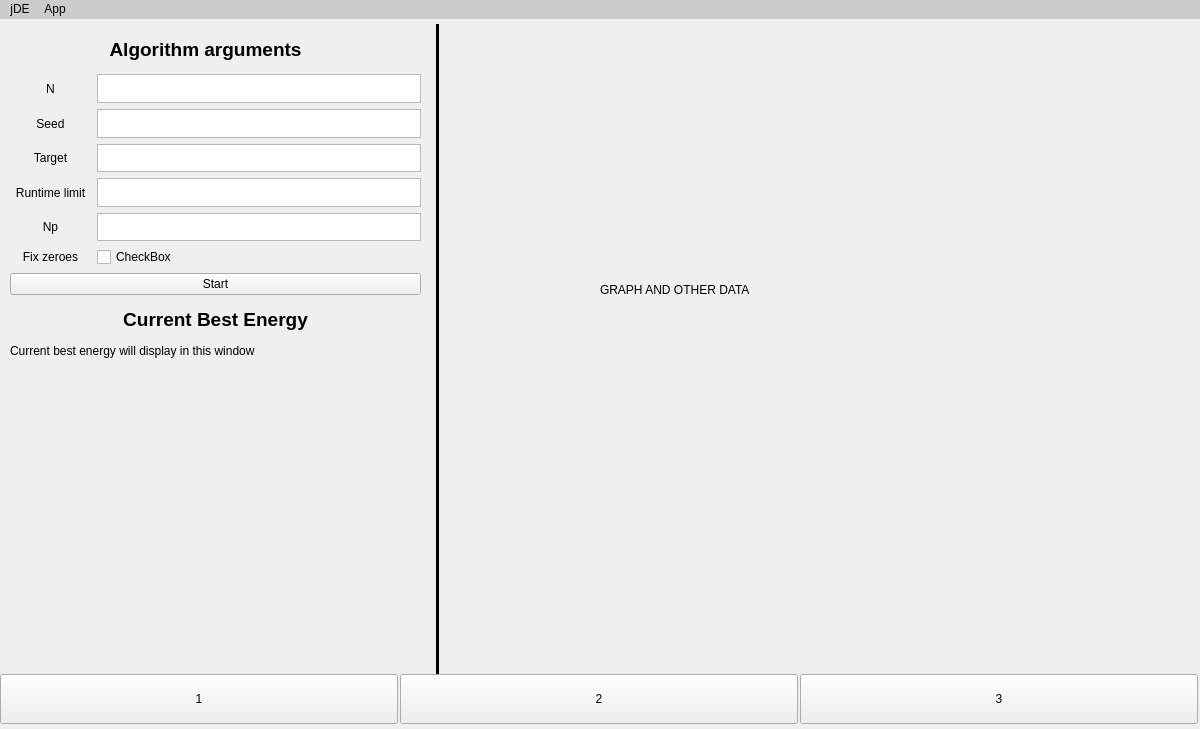
<?xml version="1.0" encoding="UTF-8"?>
<ui version="4.0">
 <class>MainWindow</class>
 <widget class="QMainWindow" name="MainWindow">
  <property name="geometry">
   <rect>
    <x>0</x>
    <y>0</y>
    <width>1200</width>
    <height>729</height>
   </rect>
  </property>
  <property name="windowTitle">
   <string>MainWindow</string>
  </property>
  <widget class="QWidget" name="centralwidget">
   <widget class="QPushButton" name="button_mainscreen">
    <property name="geometry">
     <rect>
      <x>0</x>
      <y>655</y>
      <width>398</width>
      <height>50</height>
     </rect>
    </property>
    <property name="text">
     <string>1</string>
    </property>
   </widget>
   <widget class="QPushButton" name="button_screen2">
    <property name="geometry">
     <rect>
      <x>400</x>
      <y>655</y>
      <width>398</width>
      <height>50</height>
     </rect>
    </property>
    <property name="text">
     <string>2</string>
    </property>
   </widget>
   <widget class="QPushButton" name="button_info">
    <property name="geometry">
     <rect>
      <x>800</x>
      <y>655</y>
      <width>398</width>
      <height>50</height>
     </rect>
    </property>
    <property name="text">
     <string>3</string>
    </property>
   </widget>
   <widget class="QLabel" name="test_label">
    <property name="geometry">
     <rect>
      <x>630</x>
      <y>360</y>
      <width>171</width>
      <height>41</height>
     </rect>
    </property>
    <property name="text">
     <string/>
    </property>
   </widget>
   <widget class="QStackedWidget" name="stackedWidget">
    <property name="geometry">
     <rect>
      <x>0</x>
      <y>5</y>
      <width>1200</width>
      <height>650</height>
     </rect>
    </property>
    <property name="autoFillBackground">
     <bool>false</bool>
    </property>
    <property name="currentIndex">
     <number>0</number>
    </property>
    <widget class="QWidget" name="page">
     <widget class="QWidget" name="gridLayoutWidget">
      <property name="geometry">
       <rect>
        <x>10</x>
        <y>50</y>
        <width>411</width>
        <height>221</height>
       </rect>
      </property>
      <layout class="QGridLayout" name="input_grid" rowstretch="0,0,0,0,0,0,0" columnstretch="1,4">
       <property name="sizeConstraint">
        <enum>QLayout::SizeConstraint::SetNoConstraint</enum>
       </property>
       <item row="2" column="0">
        <widget class="QLabel" name="label_5">
         <property name="sizePolicy">
          <sizepolicy hsizetype="Expanding" vsizetype="Preferred">
           <horstretch>0</horstretch>
           <verstretch>0</verstretch>
          </sizepolicy>
         </property>
         <property name="text">
          <string>Target</string>
         </property>
         <property name="alignment">
          <set>Qt::AlignmentFlag::AlignCenter</set>
         </property>
        </widget>
       </item>
       <item row="4" column="1">
        <widget class="QTextEdit" name="edit_np">
         <property name="sizePolicy">
          <sizepolicy hsizetype="Expanding" vsizetype="Preferred">
           <horstretch>0</horstretch>
           <verstretch>0</verstretch>
          </sizepolicy>
         </property>
        </widget>
       </item>
       <item row="1" column="1">
        <widget class="QTextEdit" name="edit_seed">
         <property name="sizePolicy">
          <sizepolicy hsizetype="Expanding" vsizetype="Preferred">
           <horstretch>0</horstretch>
           <verstretch>0</verstretch>
          </sizepolicy>
         </property>
        </widget>
       </item>
       <item row="1" column="0">
        <widget class="QLabel" name="label_4">
         <property name="sizePolicy">
          <sizepolicy hsizetype="Expanding" vsizetype="Preferred">
           <horstretch>0</horstretch>
           <verstretch>0</verstretch>
          </sizepolicy>
         </property>
         <property name="text">
          <string>Seed</string>
         </property>
         <property name="alignment">
          <set>Qt::AlignmentFlag::AlignCenter</set>
         </property>
        </widget>
       </item>
       <item row="4" column="0">
        <widget class="QLabel" name="label_7">
         <property name="sizePolicy">
          <sizepolicy hsizetype="Expanding" vsizetype="Preferred">
           <horstretch>0</horstretch>
           <verstretch>0</verstretch>
          </sizepolicy>
         </property>
         <property name="text">
          <string>Np</string>
         </property>
         <property name="alignment">
          <set>Qt::AlignmentFlag::AlignCenter</set>
         </property>
        </widget>
       </item>
       <item row="5" column="0">
        <widget class="QLabel" name="label_8">
         <property name="sizePolicy">
          <sizepolicy hsizetype="Expanding" vsizetype="Preferred">
           <horstretch>0</horstretch>
           <verstretch>0</verstretch>
          </sizepolicy>
         </property>
         <property name="text">
          <string>Fix zeroes</string>
         </property>
         <property name="alignment">
          <set>Qt::AlignmentFlag::AlignCenter</set>
         </property>
        </widget>
       </item>
       <item row="5" column="1">
        <widget class="QCheckBox" name="checkBox_opt">
         <property name="sizePolicy">
          <sizepolicy hsizetype="Expanding" vsizetype="Preferred">
           <horstretch>0</horstretch>
           <verstretch>0</verstretch>
          </sizepolicy>
         </property>
         <property name="text">
          <string>CheckBox</string>
         </property>
        </widget>
       </item>
       <item row="2" column="1">
        <widget class="QTextEdit" name="edit_target">
         <property name="sizePolicy">
          <sizepolicy hsizetype="Expanding" vsizetype="Preferred">
           <horstretch>0</horstretch>
           <verstretch>0</verstretch>
          </sizepolicy>
         </property>
        </widget>
       </item>
       <item row="0" column="0">
        <widget class="QLabel" name="label">
         <property name="sizePolicy">
          <sizepolicy hsizetype="Expanding" vsizetype="Preferred">
           <horstretch>0</horstretch>
           <verstretch>0</verstretch>
          </sizepolicy>
         </property>
         <property name="text">
          <string>N</string>
         </property>
         <property name="alignment">
          <set>Qt::AlignmentFlag::AlignCenter</set>
         </property>
        </widget>
       </item>
       <item row="0" column="1">
        <widget class="QTextEdit" name="edit_N">
         <property name="sizePolicy">
          <sizepolicy hsizetype="Expanding" vsizetype="Preferred">
           <horstretch>0</horstretch>
           <verstretch>0</verstretch>
          </sizepolicy>
         </property>
        </widget>
       </item>
       <item row="3" column="0">
        <widget class="QLabel" name="label_6">
         <property name="sizePolicy">
          <sizepolicy hsizetype="Expanding" vsizetype="Preferred">
           <horstretch>0</horstretch>
           <verstretch>0</verstretch>
          </sizepolicy>
         </property>
         <property name="text">
          <string>Runtime limit</string>
         </property>
         <property name="alignment">
          <set>Qt::AlignmentFlag::AlignCenter</set>
         </property>
        </widget>
       </item>
       <item row="3" column="1">
        <widget class="QTextEdit" name="edit_runtimelmt">
         <property name="sizePolicy">
          <sizepolicy hsizetype="Expanding" vsizetype="Preferred">
           <horstretch>0</horstretch>
           <verstretch>0</verstretch>
          </sizepolicy>
         </property>
        </widget>
       </item>
       <item row="6" column="0" colspan="2">
        <widget class="QPushButton" name="button_start">
         <property name="sizePolicy">
          <sizepolicy hsizetype="Expanding" vsizetype="Preferred">
           <horstretch>0</horstretch>
           <verstretch>0</verstretch>
          </sizepolicy>
         </property>
         <property name="text">
          <string>Start</string>
         </property>
        </widget>
       </item>
      </layout>
     </widget>
     <widget class="QFrame" name="frame">
      <property name="geometry">
       <rect>
        <x>436</x>
        <y>0</y>
        <width>3</width>
        <height>650</height>
       </rect>
      </property>
      <property name="styleSheet">
       <string notr="true">background-color: black;</string>
      </property>
      <property name="frameShape">
       <enum>QFrame::Shape::StyledPanel</enum>
      </property>
      <property name="frameShadow">
       <enum>QFrame::Shadow::Raised</enum>
      </property>
     </widget>
     <widget class="QLabel" name="label_9">
      <property name="geometry">
       <rect>
        <x>80</x>
        <y>280</y>
        <width>271</width>
        <height>31</height>
       </rect>
      </property>
      <property name="font">
       <font>
        <pointsize>14</pointsize>
        <bold>true</bold>
       </font>
      </property>
      <property name="text">
       <string>Current Best Energy</string>
      </property>
      <property name="alignment">
       <set>Qt::AlignmentFlag::AlignCenter</set>
      </property>
     </widget>
     <widget class="QLabel" name="label_10">
      <property name="geometry">
       <rect>
        <x>70</x>
        <y>10</y>
        <width>271</width>
        <height>31</height>
       </rect>
      </property>
      <property name="font">
       <font>
        <pointsize>14</pointsize>
        <bold>true</bold>
       </font>
      </property>
      <property name="text">
       <string>Algorithm arguments</string>
      </property>
      <property name="alignment">
       <set>Qt::AlignmentFlag::AlignCenter</set>
      </property>
     </widget>
     <widget class="QLabel" name="label_11">
      <property name="geometry">
       <rect>
        <x>600</x>
        <y>200</y>
        <width>341</width>
        <height>131</height>
       </rect>
      </property>
      <property name="text">
       <string>GRAPH AND OTHER DATA</string>
      </property>
     </widget>
     <widget class="QLabel" name="label_livedata">
      <property name="geometry">
       <rect>
        <x>10</x>
        <y>320</y>
        <width>411</width>
        <height>181</height>
       </rect>
      </property>
      <property name="sizePolicy">
       <sizepolicy hsizetype="Expanding" vsizetype="Expanding">
        <horstretch>0</horstretch>
        <verstretch>0</verstretch>
       </sizepolicy>
      </property>
      <property name="text">
       <string>Current best energy will display in this window</string>
      </property>
      <property name="alignment">
       <set>Qt::AlignmentFlag::AlignLeading|Qt::AlignmentFlag::AlignLeft|Qt::AlignmentFlag::AlignTop</set>
      </property>
     </widget>
     <widget class="QLabel" name="label_end_results">
      <property name="geometry">
       <rect>
        <x>10</x>
        <y>520</y>
        <width>231</width>
        <height>121</height>
       </rect>
      </property>
      <property name="text">
       <string/>
      </property>
      <property name="alignment">
       <set>Qt::AlignmentFlag::AlignLeading|Qt::AlignmentFlag::AlignLeft|Qt::AlignmentFlag::AlignTop</set>
      </property>
     </widget>
    </widget>
    <widget class="QWidget" name="page_2">
     <widget class="QLabel" name="label_2">
      <property name="geometry">
       <rect>
        <x>430</x>
        <y>200</y>
        <width>81</width>
        <height>31</height>
       </rect>
      </property>
      <property name="text">
       <string>Screen 2</string>
      </property>
     </widget>
    </widget>
    <widget class="QWidget" name="page_3">
     <widget class="QWidget" name="verticalLayoutWidget_2">
      <property name="geometry">
       <rect>
        <x>250</x>
        <y>30</y>
        <width>691</width>
        <height>611</height>
       </rect>
      </property>
      <layout class="QVBoxLayout" name="verticalLayout_2">
       <item>
        <widget class="QLabel" name="label_12">
         <property name="font">
          <font>
           <pointsize>12</pointsize>
          </font>
         </property>
         <property name="text">
          <string>This is a multi-threaded implementation of the jDE algorithm for solving the Lennard-Jones Clusters problem in C++. It optimizes the placement of atoms in 3D space to minimize the total energy of the system in a parallel fashion.</string>
         </property>
         <property name="wordWrap">
          <bool>true</bool>
         </property>
        </widget>
       </item>
       <item>
        <widget class="QLabel" name="label_13">
         <property name="font">
          <font>
           <pointsize>12</pointsize>
          </font>
         </property>
         <property name="text">
          <string>The application provides a way to input the algorithm configuration and displays the optimal energy of each algorithm iteration in a graph and numerically. 
 &lt;description of each argument and what it does&gt;</string>
         </property>
         <property name="wordWrap">
          <bool>true</bool>
         </property>
        </widget>
       </item>
       <item>
        <widget class="QLabel" name="label_14">
         <property name="font">
          <font>
           <pointsize>14</pointsize>
          </font>
         </property>
         <property name="text">
          <string>Made by DvdJ002
Made with QT (C++)</string>
         </property>
         <property name="alignment">
          <set>Qt::AlignmentFlag::AlignCenter</set>
         </property>
        </widget>
       </item>
      </layout>
     </widget>
    </widget>
   </widget>
  </widget>
  <widget class="QMenuBar" name="menuBar">
   <property name="geometry">
    <rect>
     <x>0</x>
     <y>0</y>
     <width>1200</width>
     <height>21</height>
    </rect>
   </property>
   <property name="autoFillBackground">
    <bool>false</bool>
   </property>
   <property name="styleSheet">
    <string notr="true">background-color: #cccccc; color: black;</string>
   </property>
   <widget class="QMenu" name="menujDE">
    <property name="geometry">
     <rect>
      <x>252</x>
      <y>101</y>
      <width>155</width>
      <height>122</height>
     </rect>
    </property>
    <property name="title">
     <string>jDE</string>
    </property>
    <widget class="QMenu" name="menuExport_arguments">
     <property name="title">
      <string>Export</string>
     </property>
     <addaction name="actionExport_jDE_arguments"/>
     <addaction name="actionAutomatic_jDE_export"/>
    </widget>
    <addaction name="separator"/>
    <addaction name="actionImport_jDE_arguments"/>
    <addaction name="menuExport_arguments"/>
    <addaction name="actionExport_jDE_graph"/>
   </widget>
   <widget class="QMenu" name="menuApp">
    <property name="title">
     <string>App</string>
    </property>
    <addaction name="actionExit"/>
   </widget>
   <addaction name="menujDE"/>
   <addaction name="menuApp"/>
  </widget>
  <action name="actionImport_jDE_arguments">
   <property name="text">
    <string>Import arguments</string>
   </property>
  </action>
  <action name="actionExport_jDE_graph">
   <property name="text">
    <string>Export graph values</string>
   </property>
  </action>
  <action name="actionExit">
   <property name="text">
    <string>Exit</string>
   </property>
  </action>
  <action name="actionExport_jDE_arguments">
   <property name="text">
    <string>Export arguments</string>
   </property>
  </action>
  <action name="actionExport_jDE_results">
   <property name="text">
    <string>Export results</string>
   </property>
  </action>
  <action name="actionAutomatic_jDE_export">
   <property name="text">
    <string>Automatic export</string>
   </property>
  </action>
 </widget>
 <resources/>
 <connections/>
</ui>
